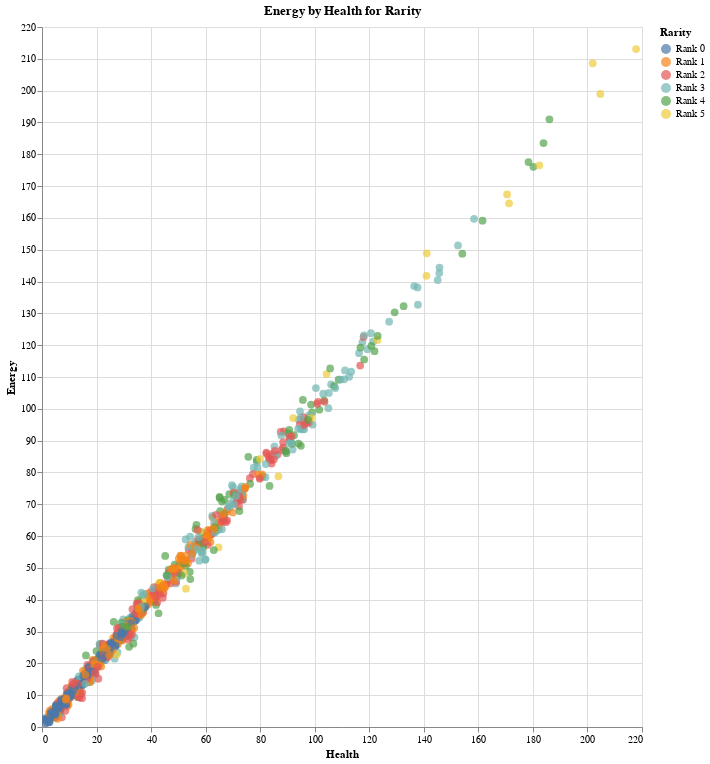

Notebook code cell kept with this figure:
### Code cell
# Scatterplot Visualization using Altair

alt.Chart(df, title="Energy by Health for Rarity").mark_circle(size=60).encode(
    x="Health",
    y="Energy",
    color="Rarity",
    tooltip=[
        "Name",
        "Type",
        "Level",
        "Rarity",
        "Damage",
        "Health",
        "Energy",
        "Sanity",
        "Timestamp"
    ]
).properties(
    width=600,  # Set chart width
    height=700  # Set chart height
).interactive()

### Figure 1 — Vega-Lite specification as saved in the notebook (floating-point values rounded to 4 significant figures; data arrays with more than 128 entries replaced by an {"elided": "..."} marker saying what was removed)
{"config": {"view": {"continuousWidth": 300, "continuousHeight": 300}}, "data": {"name": "data-38433a7c94167face15a4b1c84eda183"}, "mark": {"type": "circle", "size": 60}, "encoding": {"color": {"field": "Rarity", "type": "nominal"}, "tooltip": [{"field": "Name", "type": "nominal"}, {"field": "Type", "type": "nominal"}, {"field": "Level", "type": "quantitative"}, {"field": "Rarity", "type": "nominal"}, {"field": "Damage", "type": "nominal"}, {"field": "Health", "type": "quantitative"}, {"field": "Energy", "type": "quantitative"}, {"field": "Sanity", "type": "quantitative"}, {"field": "Timestamp", "type": "temporal"}], "x": {"field": "Health", "type": "quantitative"}, "y": {"field": "Energy", "type": "quantitative"}}, "height": 700, "params": [{"name": "param_18", "select": {"type": "interval", "encodings": ["x", "y"]}, "bind": "scales"}], "title": "Energy by Health for Rarity", "width": 600, "$schema": "https://vega.github.io/schema/vega-lite/v5.20.1.json", "datasets": {"data-38433a7c94167face15a4b1c84eda183": {"elided": "1000 records"}}}
